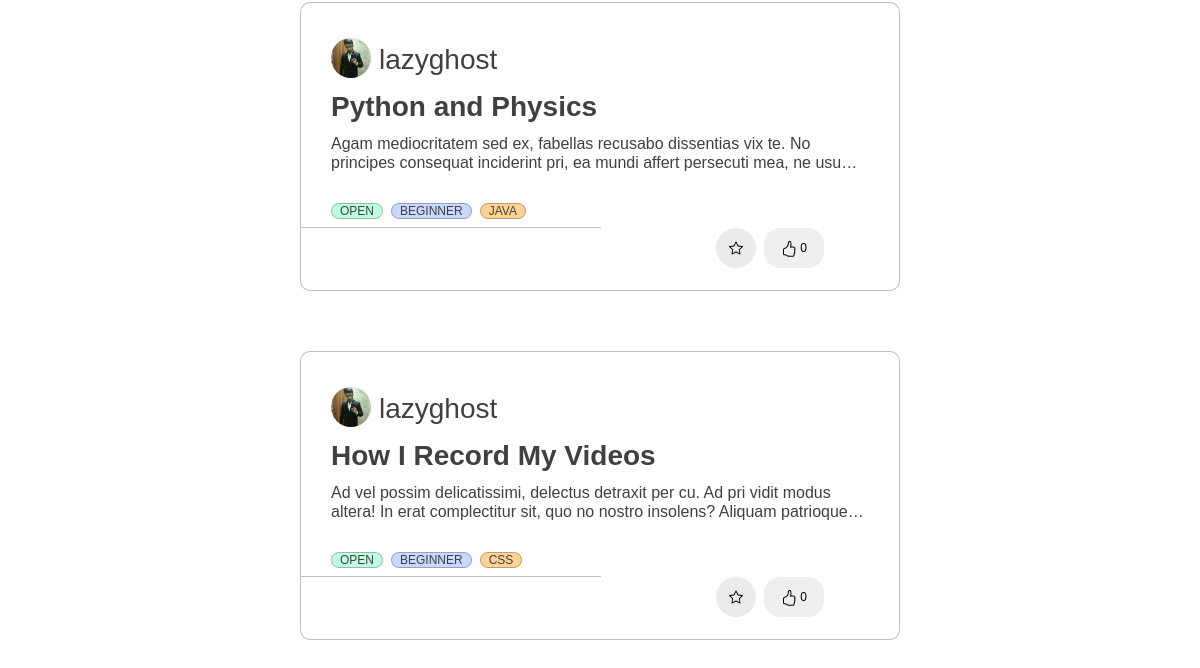
Before: /profile/projects/view/?view=floated (signed in, lower part) with the older database file.
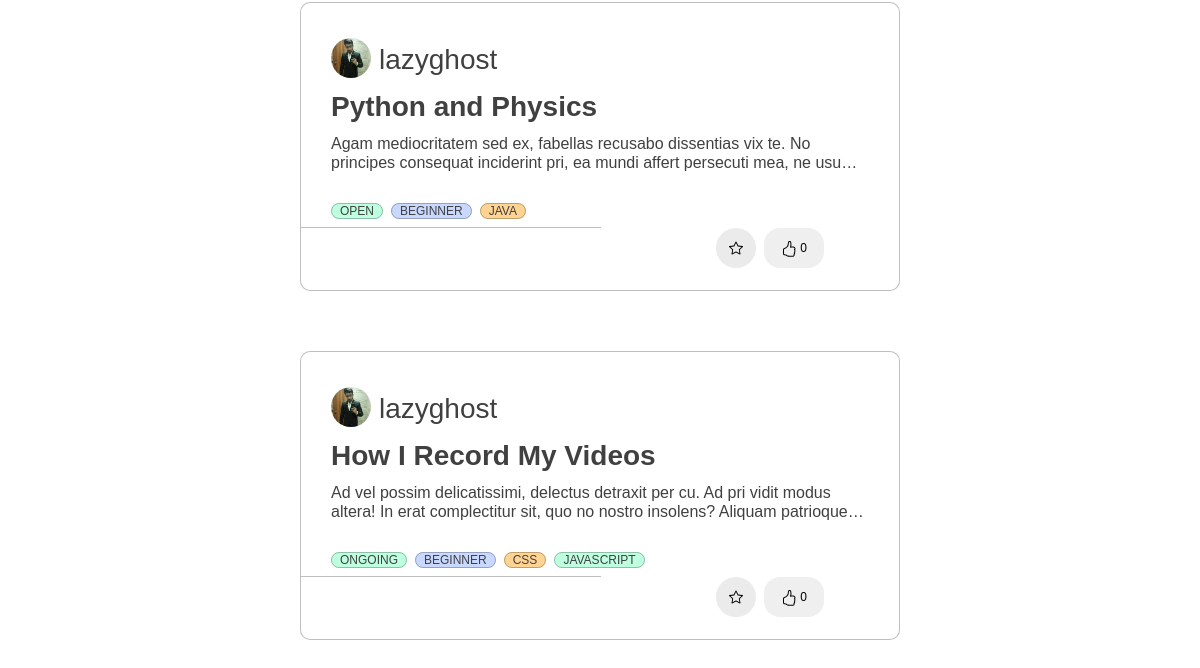
After: the same page with the newer database file.
### home/models.py (models this page shows, shortened)
class Project(models.Model):
    Title = models.CharField(max_length=100)
    Description = models.TextField()
    FloatedBy = models.ForeignKey(User, on_delete=models.CASCADE,related_name="FloatedBy")
    Mentors = models.ManyToManyField(User,related_name='Mentors')
    Status = models.CharField(max_length=10, choices=STATUS_CHOICES, default='Open')
    OpenedFor = models.CharField(max_length=300)
    Difficulty = models.CharField(max_length=15, choices=DIFFICULTY_CHOICES, default='Beginner')
    PreRequisite = models.TextField()
    Tags = models.ManyToManyField(Tag, related_name='Tags')
    Duration = models.CharField(max_length=30, choices=DURATION_CHOICES)
    DatePosted = models.DateTimeField(default = timezone.now)
    SelectionCriteria = models.TextField()
    MailNotification = models.CharField(max_length=5, choices=NOTIFICATION_CHOICES,default='On')
    ApplyRequest = models.ManyToManyField(User, related_name='ApplyRequest', blank = True)
    AlreadyApplied = models.ManyToManyField(User, related_name='AlreadyApplied', blank = True)
    Likes = models.IntegerField(default=0)

class Tag(models.Model):
    Title = models.CharField(max_length=20)
    def __str__(self):
        return f"{self.Title}"

### users/models.py (models this page shows, shortened)
class Profile(models.Model):
    user = models.OneToOneField(User, on_delete=models.CASCADE)
    image = models.ImageField(default = 'default.jpg', upload_to='profile_pics', blank=True)
    rollno = models.CharField(max_length=10)
    year = models.CharField(max_length=30, choices = YEAR_CHOICES)
    branch = models.CharField(max_length=30, choices = BRANCH_CHOICES)
    techskills = models.TextField()
    starred_projects = models.ManyToManyField(Project, related_name='starred_projects', blank = True)
    liked_projects = models.ManyToManyField(Project, related_name='liked_projects', blank = True)
    cv = models.FileField(blank = True, upload_to='resumes',validators=[FileExtensionValidator(allowed_extensions=['pdf'])])
    linked_in_link = models.CharField(blank=True, max_length=100)
    portfolio_link = models.CharField(blank=True, max_length=100)
    github_link = models.CharField(blank=True, max_length=100)

### users/views.py (the view)
# urls.py: path('projects/view/', views.projects_view, name = 'projects-view'),
@login_required
def projects_view(request):
    req_projects, title, heading = get_projects_view_details(request)
    projects = get_filtered_projects(request, req_projects)
    projects = get_paginated_projects(request, projects)
    projects_id = get_user_projects_id(request.user)
    common_tags = get_most_common_tags(5)
    context = {
        'title': title,
        'users':User.objects.all(),
        'tags': Tag.objects.all(),
        'users_html':serialize("json", User.objects.all()),
        'tags_html':serialize("json", Tag.objects.all()),
        'projects': projects,
        'projects_id': projects_id,
        'notifications': Notification.objects.filter(user = request.user).order_by('-time'),
        'common_tags':common_tags,
        'heading': heading
    }
    return render(request, 'users/projects_view.html', context)

### functions.py (called while the page is built)
def get_filtered_projects(request, all_projects):
    myFilter = ProjectFilter(request.GET,queryset=all_projects)
    filtered_projects= myFilter.qs
    return filtered_projects

def get_most_common_tags(size):
    projects = Project.objects.all()
    tags = []
    for project in projects:
        project_tags = project.Tags.all()
        for project_tag in project_tags:
            tags.append(project_tag)
    return [x for x in Counter(tags)][:size]

def get_paginated_projects(request, projects):
    page = request.GET.get('page', 1)
    paginator = Paginator(projects, 6)
    try:
        paginated_projects = paginator.page(page)
    except PageNotAnInteger:
        paginated_projects = paginator.page(1)
    except EmptyPage:
        paginated_projects = paginator.page(paginator.num_pages)
    return paginated_projects

### home/filters.py (called while the page is built)
    @property
    def qs(self):
        qs = super().qs
        if len(self.data):
            Tags = self.data.getlist('Tags')
            FilterBy = self.data.get('FilterBy')
            if FilterBy == 'And':
                for x in Tags:
                    qs = qs.filter(Tags__in = [x])
        return qs

### users/templates/users/projects_view.html (shortened to what this page needs)
{% extends 'home/main.html' %}
{% load crispy_forms_tags %}

### home/templates/home/main.html (shortened to what this page needs)
{% extends 'home/base.html' %}
{% load static %}
{% load crispy_forms_tags %}
{% block customStylesheets %}
<link rel="stylesheet" type="text/css" href="{% static 'home/main.css' %}">
{% endblock customStylesheets %}
{% block content %}
{% block mainContentBlock %}
<div class="project_cards">
    <br>
    {% block filterBlock %}
        <br>
    {% endblock filterBlock %}
    {% block allProjectsBlock %}
    <div class="justify-content-center" style="display: flex; flex-wrap: wrap;" id="all-projects">
        {% for project in projects %}
            <div id="projectNumber{{ project.id }}">
                <div class = "blog-container">
                    <div class="blog-header" style="display: flex; flex-wrap: wrap;">
                        <div class="blog-author--no-cover" style="background:url('{{project.FloatedBy.profile.image.url}}');background-size: cover; border-radius: 50%; display: inline-block;height: 40px;margin-right: 0.5rem;background-position: center;top: 8px;width: 40px; top: 27px; left: 28px; margin-top: 5px; ">
                        </div>
                        <span style="flex: 1 0 45%; ">
                            <h3 style="margin-top: 10px; color:#858796;"><a href="{% url 'profile' project.FloatedBy.id %}">{{project.FloatedBy}}</a></h3>
                        </span>
                    </div>
                    <div class="blog-body">
                        <div class="blog-title demo-a">
                            <h1><a href="/project/?project_id={{project.id}}">{{ project.Title }}</a></h1>
                        </div>
                        <div class="blog-summary demo-2">
                            <p>{{project.Description}}</p>
                        </div>
                        <div class="blog-tags">
                        <br>
                            <ul>
                                <li><a href="/?Status={{project.Status}}">{{project.Status}}</a></li>
                                <li><a href="/?Difficulty={{project.Difficulty}}">{{project.Difficulty}}</a></li>
                                {% for tag in project.Tags.all %}
                                    {% if forloop.counter <= 4 %}
                                        <li>
                                            <a href="/?Tags={{tag.id}}">{{ tag }}</a>
                                        </li>
                                    {% endif %}
                                {% endfor %}
                            </ul>
                        </div>
                    </div>
                    <hr class="main-page-hr" >
                    <div class="blog-footer">
                        <ul>
                            <li>
                                {% if project.id not in projects_id.4 %}
                                    <button class="btn btn-primary btn-circle btn-block task" style="margin-left: 430px;" task = "Star" project_id={{project.id}} page_number={{projects.number}}>
                                    </button>
                                {% endif %}
                            </li>
                            <li>
                                {% if project.id not in projects_id.1 %}
                                    <button type="button" class="task" style="margin-right: 75px; width: 60px;height:40px; border: none;border-radius: 16px;" task = "Like" project_id={{project.id}} page_number={{projects.number}}>
                                    {{project.Likes}}
                                    </button>
                                {% endif %}
                            </li>
                        </ul>
                    </div>
                </div>
            </div>
        {% endfor %}
    </div>
    {% endblock allProjectsBlock %}
    {% endblock mainContentBlock %}
    {% endblock content %}

Changed rows visible on the page:
changed Project "How I Record My Videos": gains Tag (Title "JAVASCRIPT"); Status "OPEN" → "ONGOING"
